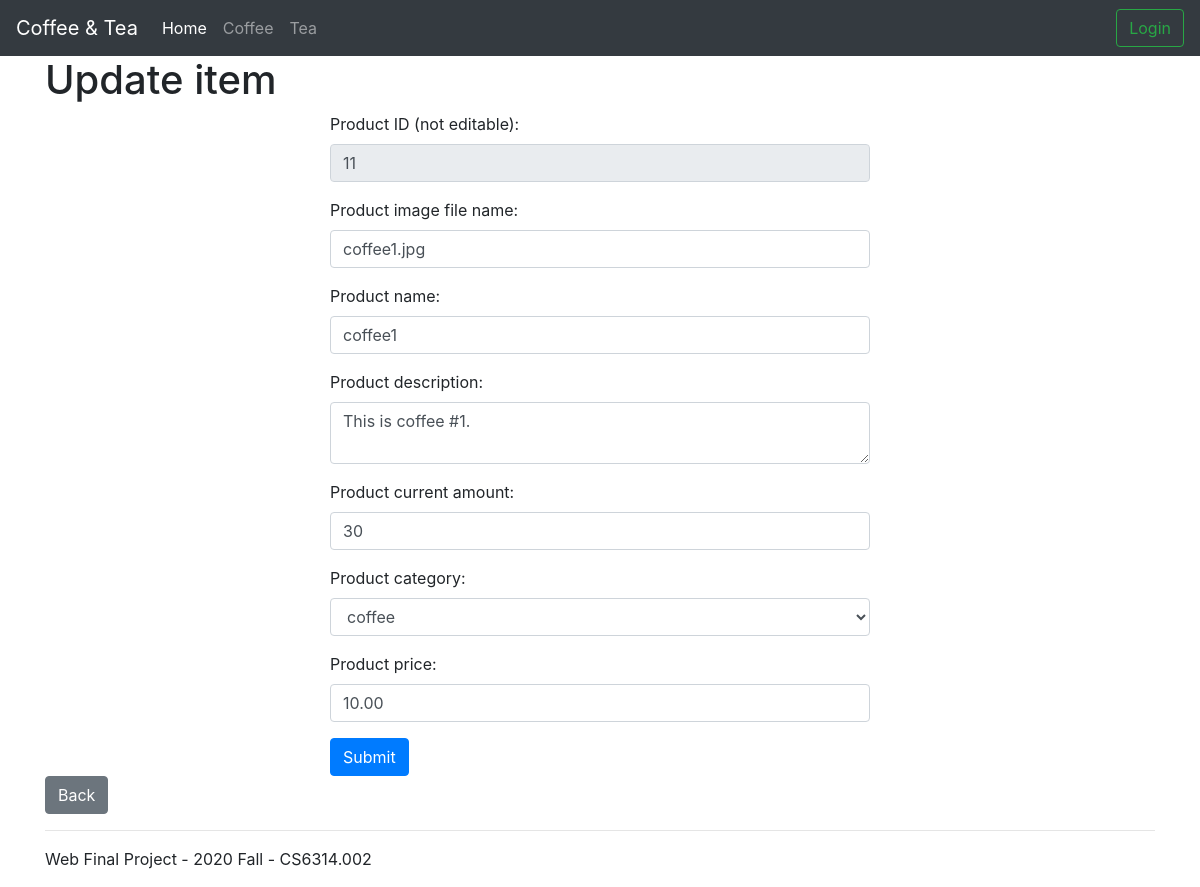
The page /update.php?pid=11 on the database its author committed.
### tables this page shows
CREATE TABLE PRODUCT (
	ProductID	INT AUTO_INCREMENT,
	Name		VARCHAR(50) NOT NULL,
	Price		DECIMAL(10, 2) NOT NULL,
	Num	        INT NOT NULL,
	Category	VARCHAR(50) NOT NULL,
	Description	VARCHAR(200),
	Image		VARCHAR(50),
	Removed		INT NOT NULL DEFAULT 0,	
	PRIMARY KEY (ProductID)
);

### update.php (the view, shortened to what this page needs)
<!DOCTYPE html>
<html lang="en">
<?php include "partial/header.php"; ?>
<?php
if ($_SERVER["REQUEST_METHOD"] == "GET") {
    if ($_GET["pid"]) {
        $pid = $_GET['pid'];
    } else {
        header("Location: index.php");
    }
}
$ini = parse_ini_file("info.ini");
$conn = mysqli_connect($ini["servername"], $ini["username"], $ini["password"], $ini["dbname"], $ini["portid"]);
$sql = "SELECT * FROM product WHERE ProductID=$pid";
$result = mysqli_query($conn, $sql);
if ($result != null) {
    $row = $result->fetch_assoc();
?>
    <body>
        <?php include "partial/navbar.php"; ?>
        <main>
            <div class="container">
                <h1>Update item</h1>
                <div class="row justify-content-center">
                    <div class="col-md-6">
                        <form action="updatedatabase.php" method="post">
                            <div class="form-group">
                                <label for="id">Product ID (not editable): </label>
                                <input readonly name="id" class="form-control" id="id" value=<?php echo $pid ?>>
                            </div>
                            <div class="form-group">
                                <label for="newImage">Product image file name: </label>
                                <input name="newImage" class="form-control" id="newImage" value=<?php echo $row["Image"]; ?>>
                            </div>
                            <div class="form-group">
                                <label for="newName">Product name: </label>
                                <input name="newName" class="form-control" id="newName" value=<?php echo $row["Name"]; ?>>
                            </div>
                            <div class="form-group">
                                <label for="newDescription">Product description: </label>
                                <textarea name="newDescription" class="form-control" id="newDescription"><?php echo $row["Description"]; ?></textarea>
                            </div>
                            <div class="form-group"><label for="newNum">Product current amount: </label>
                                <input type="number" min="0" step="1" name="newNum" class="form-control" id="newNum" value=<?php echo $row["Num"]; ?>>
                            </div>
                            <div class="form-group"><label for="newCategory">Product category: </label>
                                <select id="newCategory" class="form-control" name="newCategory">
                                    <option selected="selected"><?php echo $row["Category"]; ?></option>
                                </select>
                            </div>
                            <div class="form-group">
                                <label for="newPrice">Product price: </label>
                                <input type="number" name="newPrice" class="form-control" id="newPrice" value=<?php echo $row["Price"]; ?>>
                            </div>
                            <input type="submit" class="btn btn-primary" value="Submit">
                        </form>
                    </div>
                </div>
                <div class="row justify-content-start">
                    <div class="col-md-4">
                        <a class="btn btn-secondary" href="index.php">Back</a>
                    </div>
                </div>
            </div>
        </main>
        <footer class="container">
            <hr>
            <p>Web Final Project - 2020 Fall - CS6314.002</p>
        </footer>
    </body>
<?php
}
?>
</html>

### css/index.css (style rules this page uses)
body { padding-top: 3.5rem; }

### rows shown on the page
product: newImage "coffee1.jpg", newName "coffee1", newDescription "This is coffee #1.", newNum "30", newCategory "coffee", newPrice "10.00"
